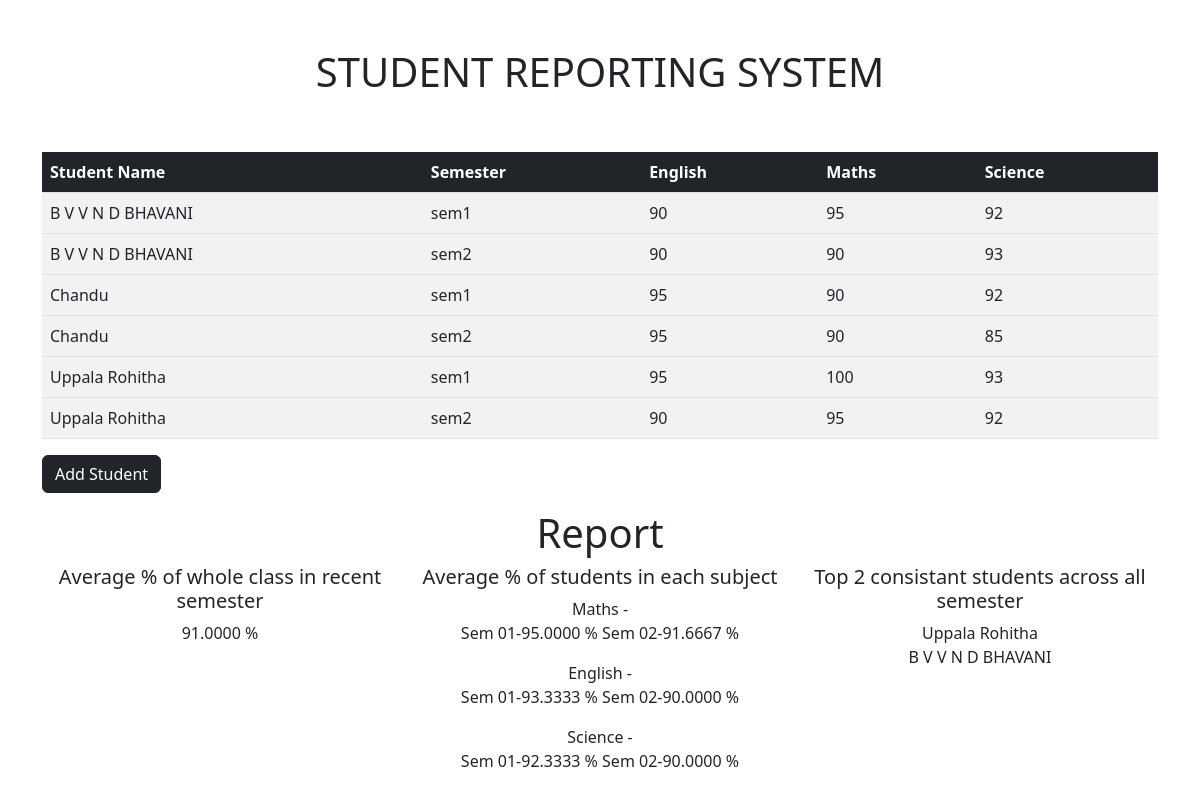
The page / on the database its author committed.
### tables this page shows
CREATE TABLE `srs` (
  `sno` int(11) NOT NULL,
  `name` varchar(40) NOT NULL,
  `semester` varchar(10) NOT NULL,
  `english` int(10) NOT NULL,
  `maths` int(10) NOT NULL,
  `science` int(10) NOT NULL,
  `total` int(11) NOT NULL,
  `average` int(11) NOT NULL
);

### index.php (the view, shortened to what this page needs)
<?php
    include 'config.php';
    if ($conn) {
?>
<!doctype html>
<html lang="en">
  <head>
    <link href="https://cdn.jsdelivr.net/npm/bootstrap@5.2.1/dist/css/bootstrap.min.css" rel="stylesheet">
  </head>
  <body>
    <h1 class="text-center p-5">STUDENT REPORTING SYSTEM</h1>
    <section class="container">
      <table class="table table-striped table-hover">
        <thead>
          <tr class="bg-dark text-white">
            <th scope="col">Student Name</th>
            <th scope="col">Semester</th>
            <th scope="col">English</th>
            <th scope="col">Maths</th>
            <th scope="col">Science</th>
          </tr>
        </thead>
    <?php
      $query = "SELECT * FROM srs ORDER BY name;";
      $result = mysqli_query($conn, $query)or die(mysqli_error($conn));
      $results = mysqli_fetch_all($result, MYSQLI_ASSOC) or die(mysqli_error($conn));
      ?>
      <?php foreach($results as $srs): ?>
        <tbody>
          <tr>
            <td><?php echo $srs['name']; ?></td>
            <td><?php echo $srs['semester']; ?></td>
            <td><?php echo $srs['english']; ?></td>
            <td><?php echo $srs['maths']; ?></td>
            <td><?php echo $srs['science']; ?></td>
          </tr>
        </tbody>
        <?php endforeach ; ?>
        </table>
        <a href="form.php"><button type="button" class="btn btn-dark" >Add Student</button></a>
    </section>
    <section class="container mt-3 mb-5">
      <h1 class="text-center">Report</h1>
      <div class="row">
        <div class="col-12 col-md-6 col-lg-4 text-center">
        <h5>Average % of whole class in recent semester</h5>
        <?php
        $sql = "SELECT  AVG(average) FROM srs where semester = 'sem2'";
        $result = $conn->query($sql);
        while($row = mysqli_fetch_array($result)){
            echo $row['AVG(average)']." %";
            echo "<br />";
        }
      ?>
      </div>
      <div class="col-12 col-md-6 col-lg-4 text-center">
        <h5>Average % of students in each subject</h5>
        <p>Maths -
          <?php
        $sql = "SELECT  AVG(maths) FROM srs where semester='sem1'";
        $result = $conn->query($sql);
        while($row = mysqli_fetch_array($result)){
            echo "<br />";
            echo "Sem 01-".$row['AVG(maths)']." %";
        }
        $sql = "SELECT  AVG(maths) FROM srs where semester='sem2'";
        $result = $conn->query($sql);
        while($row = mysqli_fetch_array($result)){
            echo " Sem 02-".$row['AVG(maths)']." %";
            echo "<br />";
        }
        ?>
        </p>
        <p>English -
          <?php
        $sql = "SELECT  AVG(english) FROM srs where semester='sem1'";
        $result = $conn->query($sql);
        while($row = mysqli_fetch_array($result)){
            echo "<br />";
            echo "Sem 01-".$row['AVG(english)']." %";
        }
        $sql = "SELECT  AVG(science) FROM srs where semester='sem2'";
        $result = $conn->query($sql);
        while($row = mysqli_fetch_array($result)){
            echo " Sem 02-".$row['AVG(science)']." %";
            echo "<br/>";
        }
        ?>
        </p>
        <p>Science -
          <?php
        $sql = "SELECT  AVG(science) FROM srs where semester='sem1'";
        $result = $conn->query($sql);
        while($row = mysqli_fetch_array($result)){
          echo "<br/>";
            echo "Sem 01-".$row['AVG(science)']." %";
        }
        $sql = "SELECT  AVG(science) FROM srs where semester='sem2'";
        $result = $conn->query($sql);
        while($row = mysqli_fetch_array($result)){
            echo " Sem 02-".$row['AVG(science)']." %";
            echo "<br/>";
        }
        ?>
        </p>
      </div>
      <div class="col-12 col-md-6 col-lg-4 text-center">
        <h5>Top 2 consistant students across all semester</h5>
        <?php
      $query1 = "SELECT name FROM srs ORDER BY average desc limit 2";
      $result1 = mysqli_query($conn, $query1)or die(mysqli_error($conn));
      $results1 = mysqli_fetch_all($result1, MYSQLI_ASSOC) or die(mysqli_error($conn));
      ?>
      <?php foreach($results1 as $srs1):
          echo $srs1['name'];
          echo "<br/>";
        endforeach ; ?>
      </div>
      </div>
    </section>
  </body>
</html>
<?php
}
?>

### rows shown on the page
srs: name "B V V N D BHAVANI", semester "sem1", english "90", maths "95", science "92"
srs: name "B V V N D BHAVANI", semester "sem2", english "90", maths "90", science "93"
srs: name "Chandu", semester "sem1", english "95", maths "90", science "92"
srs: name "Chandu", semester "sem2", english "95", maths "90", science "85"
srs: name "Uppala Rohitha", semester "sem1", english "95", maths "100", science "93"
srs: name "Uppala Rohitha", semester "sem2", english "90", maths "95", science "92"

### other values the page prints
$row['AVG(average)'] "91.0000"
$row['AVG(maths)'] "95.0000"
$row['AVG(maths)'] "91.6667"
$row['AVG(english)'] "93.3333"
$row['AVG(science)'] "90.0000"
$row['AVG(science)'] "92.3333"
$srs1['name'] "Uppala Rohitha"
$srs1['name'] "B V V N D BHAVANI"
